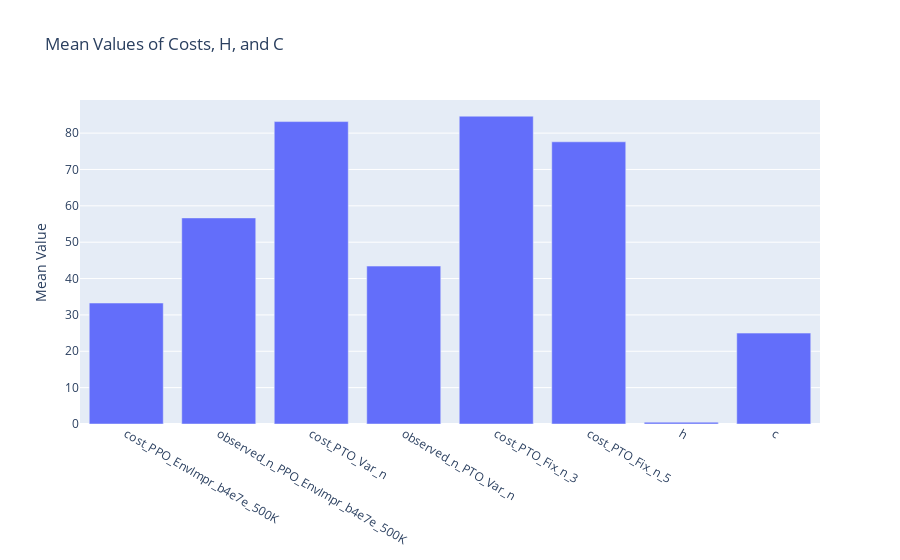
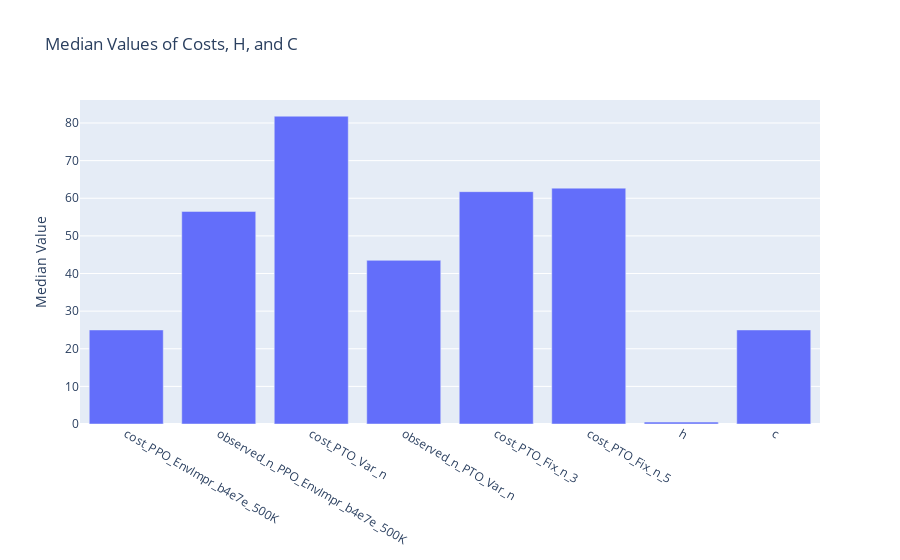

Notebook cell for these charts, in order:
### Markdown cell above
## Visualize Results

### Code cell
import plotly.graph_objects as go

# columns_to_visualize = [x for x in test_df.columns if 'cost' in x or 'observe' in x]

# Calculate means
means = test_df[columns_to_visualize + ['h', 'c']].mean()

# Plot
fig = go.Figure(data=[go.Bar(x=means.index, y=means.values)])
fig.update_layout(title="Mean Values of Costs, H, and C", yaxis_title="Mean Value")
fig.show()

# Calculate medians
medians = test_df[columns_to_visualize + ['h', 'c']].median()

# Plot
fig = go.Figure(data=[go.Bar(x=medians.index, y=medians.values)])
fig.update_layout(title="Median Values of Costs, H, and C", yaxis_title="Median Value")
fig.show()

# Create a dataframe with two rows: one for means and one for medians
summary_df = pd.DataFrame({'Mean': means, 'Median': medians}).T
summary_df.head()

### Figure 1 — Plotly figure (JSON) as saved in the notebook; plotly's stock layout.template omitted (floating-point values rounded to 4 significant figures)
{"data": [{"type": "bar", "x": ["cost_PPO_EnvImpr_b4e7e_500K", "observed_n_PPO_EnvImpr_b4e7e_500K", "cost_PTO_Var_n", "observed_n_PTO_Var_n", "cost_PTO_Fix_n_3", "cost_PTO_Fix_n_5", "h", "c"], "y": [33.27, 56.68, 83.17, 43.43, 84.65, 77.61, 0.5, 25.0]}], "layout": {"title": {"text": "Mean Values of Costs, H, and C"}, "yaxis": {"title": {"text": "Mean Value"}}}}

### Figure 2 — Plotly figure (JSON) as saved in the notebook; plotly's stock layout.template omitted (floating-point values rounded to 4 significant figures)
{"data": [{"type": "bar", "x": ["cost_PPO_EnvImpr_b4e7e_500K", "observed_n_PPO_EnvImpr_b4e7e_500K", "cost_PTO_Var_n", "observed_n_PTO_Var_n", "cost_PTO_Fix_n_3", "cost_PTO_Fix_n_5", "h", "c"], "y": [25.0, 56.5, 81.81, 43.5, 61.75, 62.69, 0.5, 25.0]}], "layout": {"title": {"text": "Median Values of Costs, H, and C"}, "yaxis": {"title": {"text": "Median Value"}}}}
